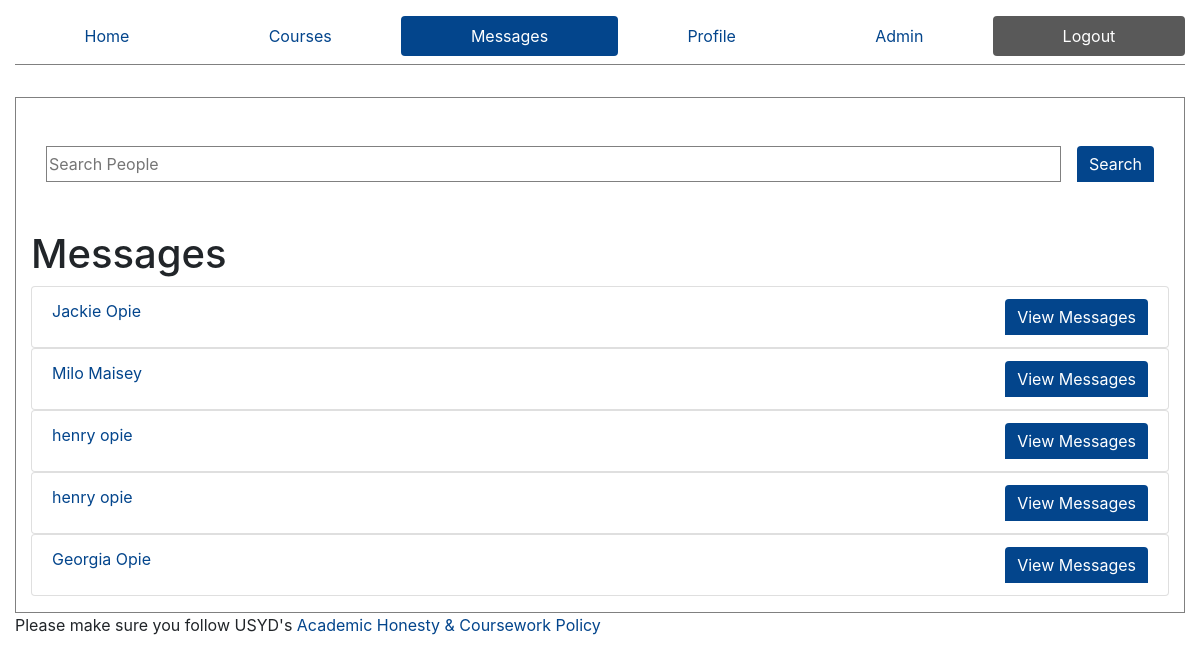
The page /messages/ (signed in) on the database as committed earlier.
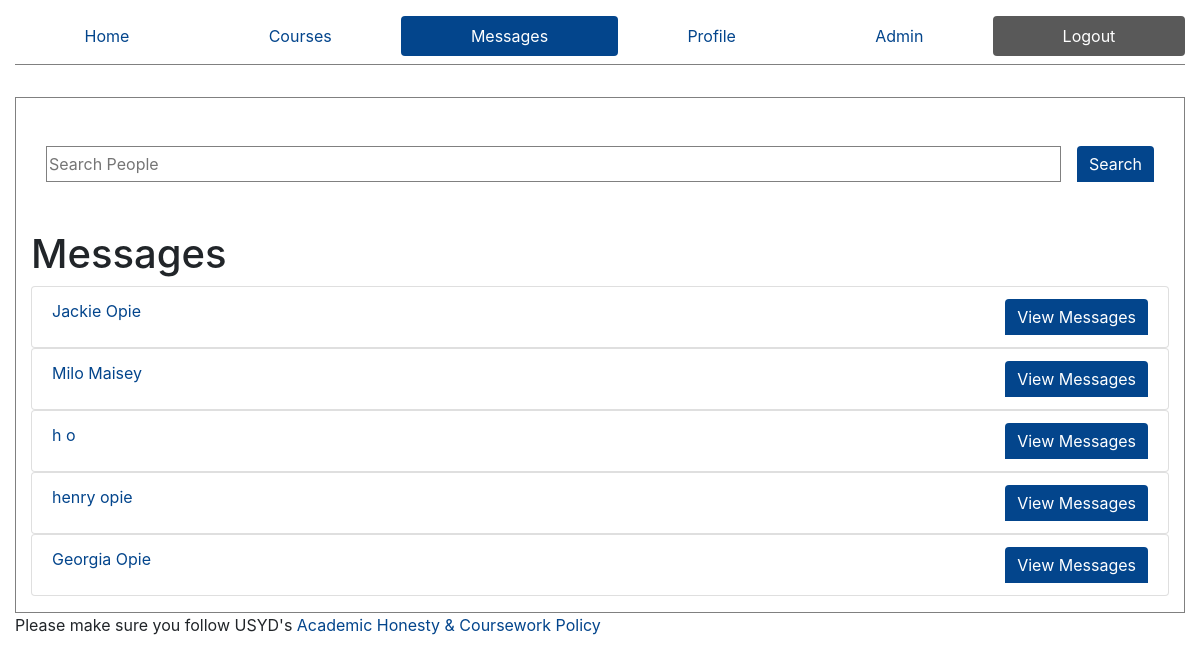
The same page on the database as committed later.
### ed/models.py (models this page shows)
class Profile(models.Model):
    user = models.OneToOneField(User, on_delete=models.CASCADE, related_name='+', default=1)
    FirstName = models.CharField(max_length=50,default='firstname')
    LastName = models.CharField(max_length=50,default='lastname')
    is_admin = models.BooleanField('Is admin', default=False)

### ed/views.py (the view)
# urls.py: path('messages/', views.messages, name="messages"),
def messages(request):
    is_admin = False
    p = Profile.objects.get(user=request.user)
    if p.is_admin:
        is_admin = True
    profile = Profile.objects.get(user=request.user)
    chatmemberships = ChatMembership.objects.filter(person=profile)
    chatmemberships = chatmemberships.values_list('group', flat=True)
    groups = Group.objects.filter(id__in=chatmemberships)
    members = groups.values_list('members', flat=True)
    ps = Profile.objects.filter(id__in=members)
    context = {
        'active': 'messages',
        'members': ps.all(),
        'is_admin': is_admin
    }
    return render(request, 'messages.html', context=context)

### templates/messages.html (shortened to what this page needs)
{% extends "core.html" %}
{% block content %}
<div class="container-fluid" style="margin-bottom: 2rem; margin-top: 2rem">
    <div class="row">
        <div class="col-12">
        <form action="/messages/search" method="post" role="search" aria-label="Sitewide" style="display: flex; justify-content: center">
            <div class="form-group" style="display: flex; width:100%">
                <input id="search" name="search" placeholder="Search People" type="search" aria-label="search people" style="width: 100%">
            <input type="submit" value="Search" class="btn btn-primary" role="search" style='margin-left: 1rem;'>
            </div>
        </form>
        </div>
    </div>
</div>
{% if members %}
<h1>Messages</h1>
    {% for member in members %}
        <ul class="list-group messages-list">
            <li class="list-group-item message"><a href="{{member.id}}">{{member.FirstName}} {{member.LastName}}</a>
                <a href="{{member.id}}" class="btn btn-primary">View Messages</a>
            </li>
        </ul>
    {% endfor %}
{% else %}
<h4>
    You don't have any messages yet
</h4>
{% endif %}
{% endblock %}

Rows that differ between the two databases and show on the page:
changed Profile (number 3 of 5 on the later page): FirstName "henry" → "h"; LastName "opie" → "o"
